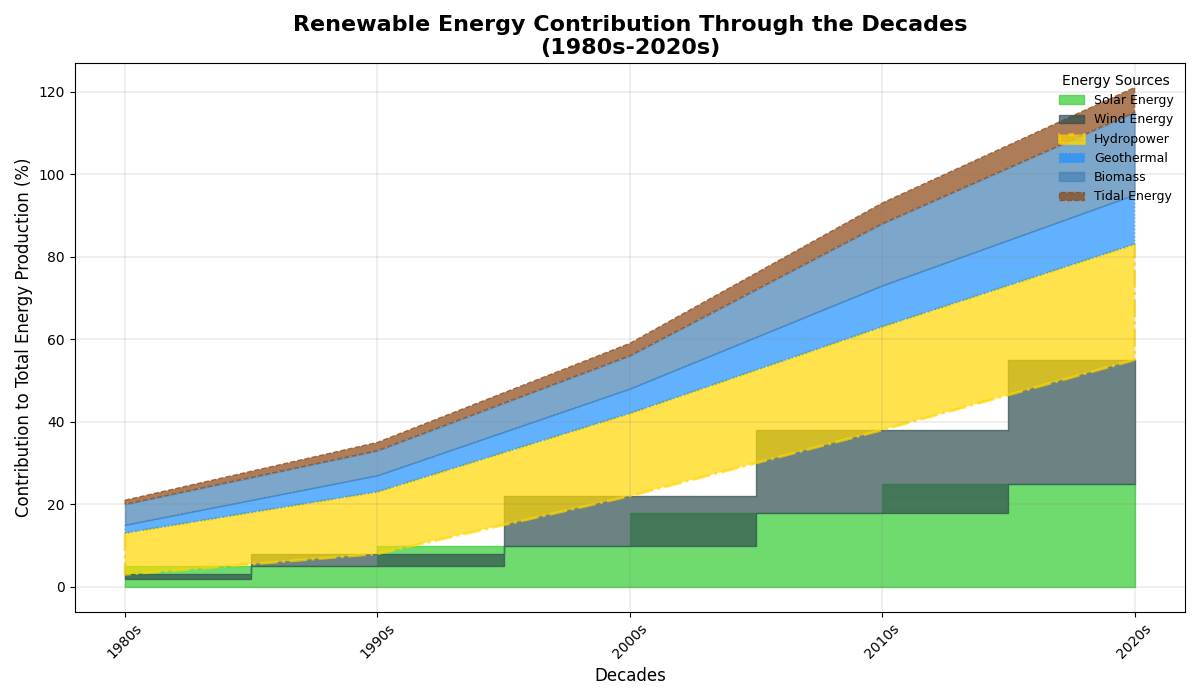

The Python source for this figure:
import matplotlib.pyplot as plt
import numpy as np

# Original data
decades = np.array(['1980s', '1990s', '2000s', '2010s', '2020s'])
solar_energy = np.array([2, 5, 10, 18, 25])
wind_energy = np.array([1, 3, 12, 20, 30])
hydropower = np.array([10, 15, 20, 25, 28])
geothermal = np.array([2, 4, 6, 10, 12])
biomass = np.array([5, 6, 8, 15, 20])
tidal_energy = np.array([1, 2, 3, 5, 6])

fig, ax = plt.subplots(figsize=(12, 7))

# Shuffled colors
ax.fill_between(decades, solar_energy, label='Solar Energy', color='#32CD32', alpha=0.7, step='pre')
ax.fill_between(decades, solar_energy, wind_energy + solar_energy, label='Wind Energy', color='#2F4F4F', alpha=0.7, step='mid')
ax.fill_between(decades, wind_energy + solar_energy, wind_energy + solar_energy + hydropower, label='Hydropower', color='#FFD700', alpha=0.7, linewidth=2, linestyle='-.')
ax.fill_between(decades, wind_energy + solar_energy + hydropower, wind_energy + solar_energy + hydropower + geothermal, label='Geothermal', color='#1E90FF', alpha=0.7, linestyle=':')
ax.fill_between(decades, wind_energy + solar_energy + hydropower + geothermal, wind_energy + solar_energy + hydropower + geothermal + biomass, label='Biomass', color='#4682B4', alpha=0.7, linestyle='-')
ax.fill_between(decades, wind_energy + solar_energy + hydropower + geothermal + biomass, wind_energy + solar_energy + hydropower + geothermal + biomass + tidal_energy, label='Tidal Energy', color='#8B4513', alpha=0.7, linestyle='--')

ax.set_title('Renewable Energy Contribution Through the Decades\n(1980s-2020s)', fontsize=16, fontweight='bold')
ax.set_xlabel('Decades', fontsize=12)
ax.set_ylabel('Contribution to Total Energy Production (%)', fontsize=12)

ax.set_xticks(np.arange(len(decades)))
ax.set_xticklabels(decades, rotation=45)

ax.grid(color='grey', linestyle='-', linewidth=0.25, alpha=0.7)
ax.legend(loc='best', title='Energy Sources', fontsize=9, frameon=False)

plt.tight_layout()
plt.show()
